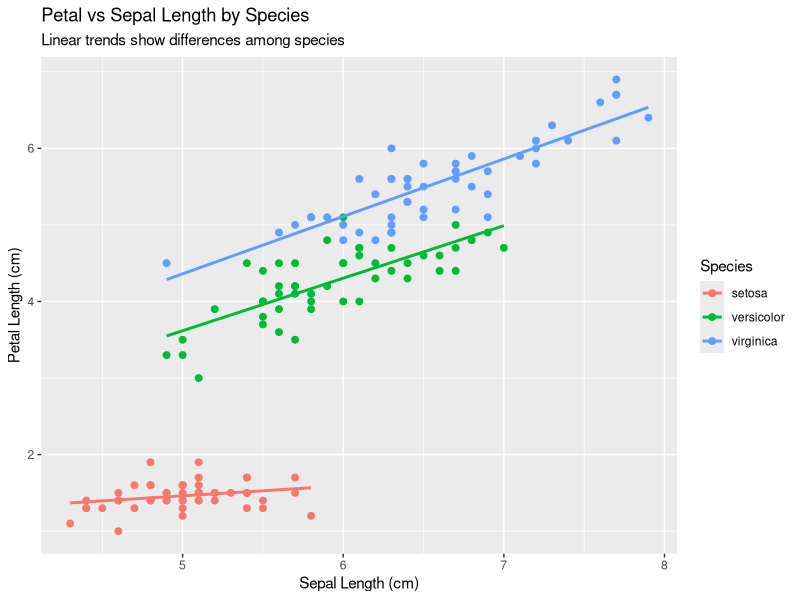
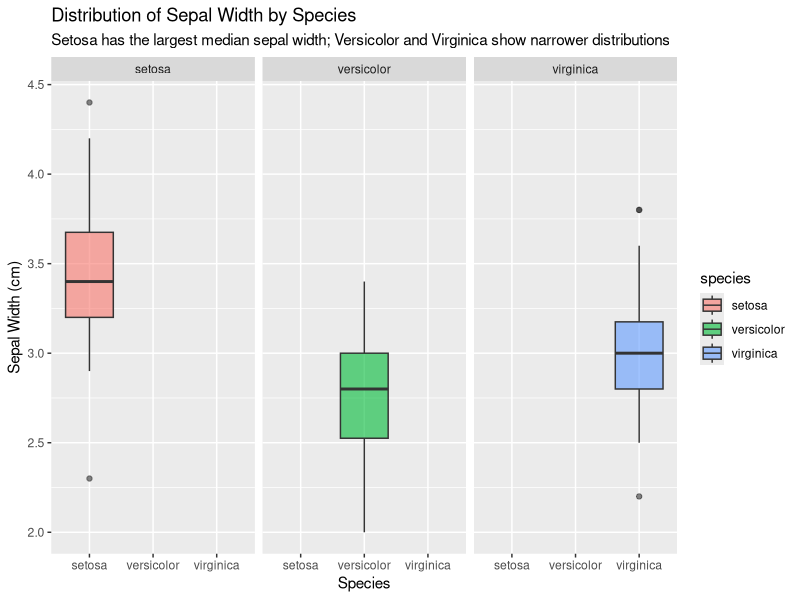
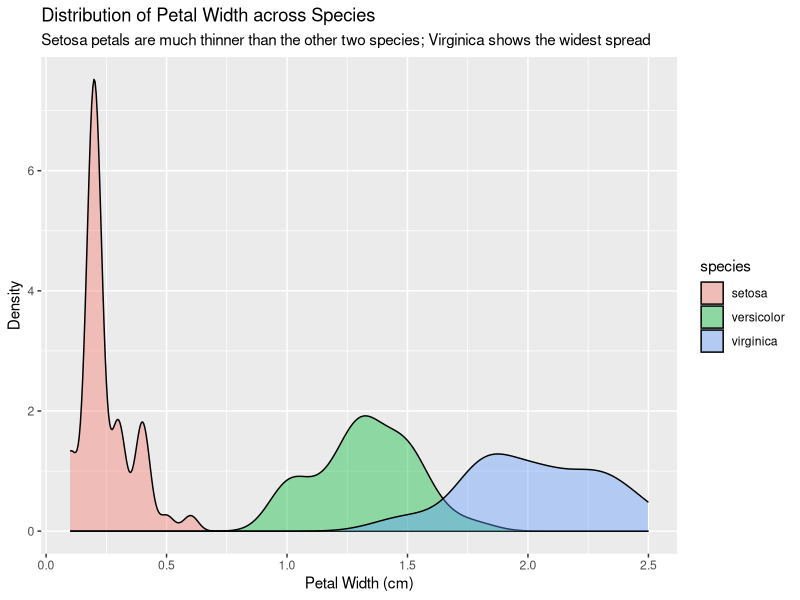

Here is the R script that generated these plots, in order:
## ---- chunk 1
#| include: false
# knitr::opts_chunk$set(echo = TRUE, warning = FALSE, message = FALSE)
## ---- chunk 2
#| echo: false
#| results: 'asis'

tibble::tribble(
~Variable,        ~Description,
"sepal.length",   "Length of the sepal (cm)",
"sepal.width",    "Width of the sepal (cm)",
"petal.length",   "Length of the petal (cm)",
"petal.width",    "Width of the petal (cm)",
"species",        "Iris species (setosa, versicolor, virginica)"
) |>
knitr::kable(caption = "Data dictionary for the iris dataset used in this analysis.")
## ---- chunk 3
library(dplyr)
library(tidyr)
library(ggplot2)

# Clean + wrangle iris data
# Clean data
iris_full <- iris |>
  rename_with(tolower) |>
  rename_with(~ gsub("\\.", "_", .x)) |>
  mutate(
    species = as.factor(species),
    ratio   = petal_length / sepal_length
  ) |>
  filter(sepal_length > 4)


# A separate summary table
iris_summary <- iris_full |>
  group_by(species) |>
  summarise(
    mean_sepal_length  = mean(sepal_length),
    mean_petal_length  = mean(petal_length),
    mean_ratio         = mean(ratio),
    n                  = dplyr::n(),
    .groups = "drop"
  )

# View cleaned summary
head(iris_summary)
## ---- chunk 4
## Three plots

# Plot 1
ggplot(iris_full, aes(sepal_length, petal_length, color = species)) +
geom_point(size = 2) +
geom_smooth(method = "lm", se = FALSE) +
labs(
title = "Petal vs Sepal Length by Species",
subtitle = "Linear trends show differences among species",
x = "Sepal Length (cm)",
y = "Petal Length (cm)",
color = "Species"
)

# Plot 2
ggplot(iris_full, aes(species, sepal_width, fill = species)) +
geom_boxplot(alpha = 0.6) +
facet_wrap(~ species) +
labs(
title = "Distribution of Sepal Width by Species",
subtitle = "Setosa has the largest median sepal width; Versicolor and Virginica show narrower distributions",
x = "Species", y = "Sepal Width (cm)"
)

#Plot 3
ggplot(iris_full, aes(petal_width, fill = species)) +
geom_density(alpha = 0.4) +
labs(
title = "Distribution of Petal Width across Species",
subtitle = "Setosa petals are much thinner than the other two species; Virginica shows the widest spread",
x = "Petal Width (cm)", y = "Density"
)


